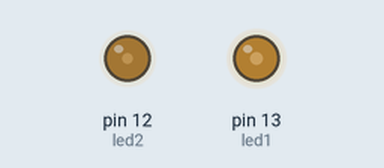
Simulated run of this sketch. Board: Arduino Uno, built with avr-gcc and run on an emulated ATmega328P. On the bench: output pins drawn as LEDs (lit = HIGH).

Above: at 0.1 s.
Timing chart, 0 to 1.6 s (numbered marks = the images above):
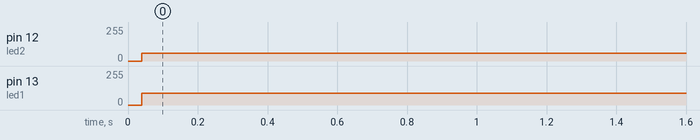

The sketch:

leds_in_array.ino
```cpp
// put leds into array and light them one at a time

const int led1 = 13;
const int led2 = 12;
int lights[] = {led1, led2};


void setup() {
  pinMode (led1, OUTPUT);
  pinMode (led2, OUTPUT);
}


// THIS LIGHTS UP both
void loop() {
  digitalWrite (led1, LOW);
  digitalWrite (led2, HIGH);
  delay:(1000);
  digitalWrite (led2, LOW);
  digitalWrite (led1, HIGH);
 }
```

Measured:
- by itself, pin 12 (led2): 0/255 → 59/255 at 0.04 s
- by itself, pin 13 (led1): 0/255 → 88/255 at 0.04 s
